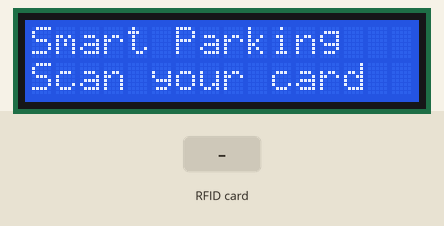
Recording of a sketch running on a simulated ESP32. On the bench: 16×2 character LCD. The inputs (shaded band) are chosen by the test bench. What the sketch prints to the serial monitor is not drawn.

Above: at 1.7 s.
1.8 s: RFID card 5E 7A 19 C4 held to the reader
At 2.5 s:
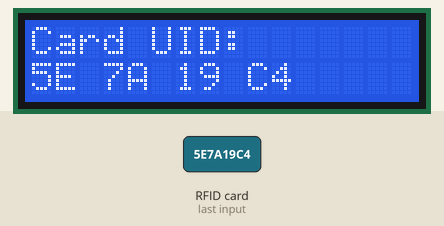
Timing chart, 0 to 4.8 s (numbered marks = the images above; inputs shaded):
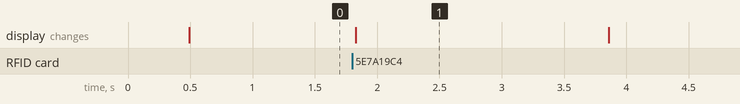

Measured:
- after the input at 1.8 s, the display: changes at once (image 1)
- what the display in image 1 shows lasts 2.1 s, from 1.8 s to 3.9 s

The sketch:

rc522_lcd_test.ino
```cpp
/*
 * rc522_lcd_test.ino — combined test: RC522 (SPI) + 16x2 I2C LCD
 * -------------------------------------------------------------
 * NOT part of the main project. RC522 stays on the SAME pins as before.
 * Tap a card -> UID prints on Serial AND shows on the LCD.
 *
 * Libraries:
 *   - "MFRC522" by GithubCommunity
 *   - "LiquidCrystal_I2C" (Frank de Brabander / marcoschwartz — the lcd.init()/backlight() one)
 *
 * Wiring (your board's labels):
 *   RC522 (UNCHANGED): SDA->P5  SCK->P18  MOSI->P23  MISO->P19  RST->P22  3.3V->3V3  GND->GND
 *   LCD (4 wires):     GND->GND  VCC->3V3  SDA->P21  SCL->P17
 *
 * NOTE: the LCD's SCL is on P17 (not the usual P22) because RC522 already uses P22.
 *       That's why we call Wire.begin(21, 17) explicitly below.
 *
 * Upload with peripherals UNPLUGGED, then plug them back to the same pins.
 */

#include <SPI.h>
#include <MFRC522.h>
#include <Wire.h>
#include <LiquidCrystal_I2C.h>

// ---- RC522 (unchanged) ----
#define SS_PIN   5
#define RST_PIN  22
MFRC522 reader(SS_PIN, RST_PIN);

// ---- LCD on custom I2C pins ----
#define I2C_SDA   21
#define I2C_SCL   17
#define LCD_ADDR  0x27          // try 0x3F if the screen stays blank
LiquidCrystal_I2C lcd(LCD_ADDR, 16, 2);

void idleScreen() {
  lcd.clear();
  lcd.setCursor(0, 0); lcd.print("Smart Parking");
  lcd.setCursor(0, 1); lcd.print("Scan your card");
}

void setup() {
  Serial.begin(115200);
  delay(400);
  Serial.println();
  Serial.println(F("=== RC522 + LCD test ==="));

  // I2C must start on OUR pins before the LCD (SCL=17, not the default 22)
  Wire.begin(I2C_SDA, I2C_SCL);
  lcd.init();
  lcd.backlight();
  idleScreen();

  SPI.begin();                  // RC522 SPI: SCK=18, MISO=19, MOSI=23
  reader.PCD_Init();
  delay(50);
  byte v = reader.PCD_ReadRegister(MFRC522::VersionReg);
  Serial.print(F("RC522 version: 0x"));
  Serial.println(v, HEX);
  if (v == 0x00 || v == 0xFF) Serial.println(F(">> RC522 BAD (check wiring)."));
  else                        Serial.println(F(">> RC522 OK. Tap a card..."));
  Serial.println(F("(If the LCD is blank: adjust the blue contrast pot, or try addr 0x3F.)"));
}

void loop() {
  if (!reader.PICC_IsNewCardPresent()) return;
  if (!reader.PICC_ReadCardSerial()) return;

  String uid = "";
  for (byte i = 0; i < reader.uid.size; i++) {
    if (reader.uid.uidByte[i] < 0x10) uid += "0";
    uid += String(reader.uid.uidByte[i], HEX);
    if (i + 1 < reader.uid.size) uid += " ";
  }
  uid.toUpperCase();
  Serial.print(F("UID: ")); Serial.println(uid);

  lcd.clear();
  lcd.setCursor(0, 0); lcd.print("Card UID:");
  lcd.setCursor(0, 1); lcd.print(uid.substring(0, 16));
  delay(2000);
  idleScreen();

  reader.PICC_HaltA();
  delay(400);
}
```
